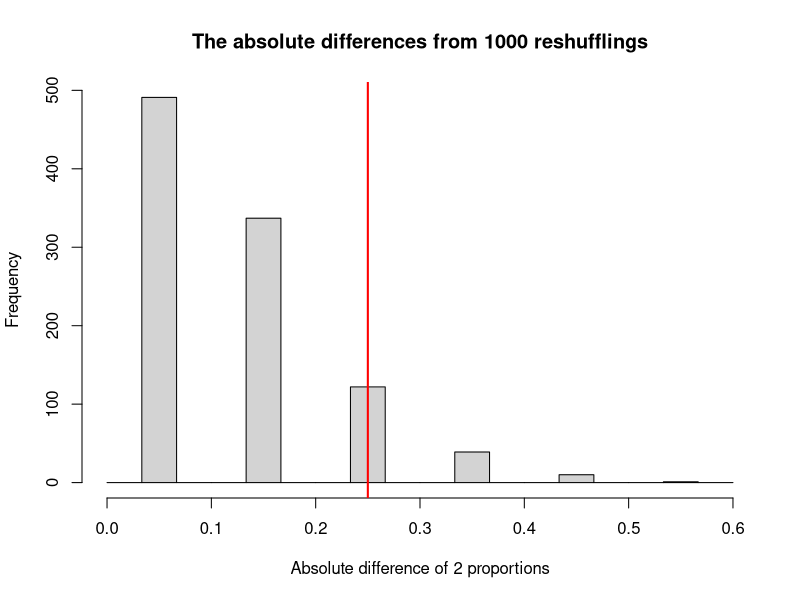
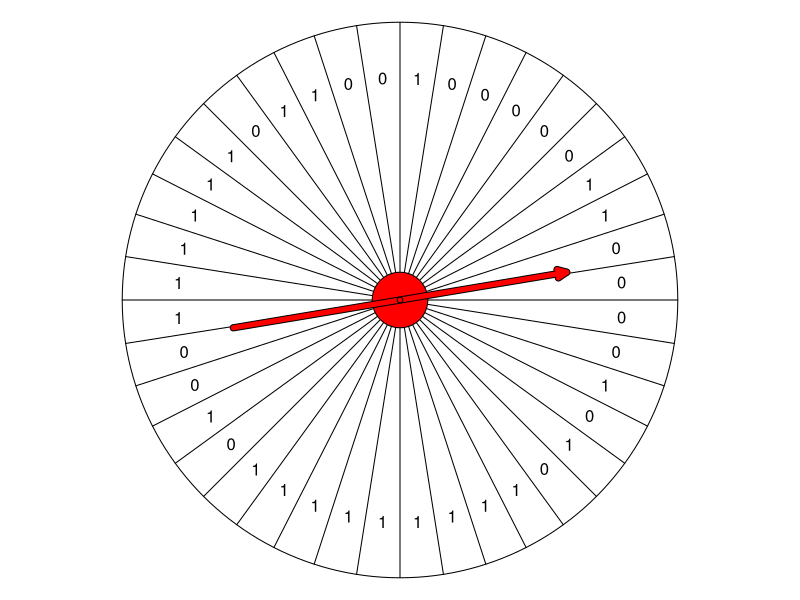
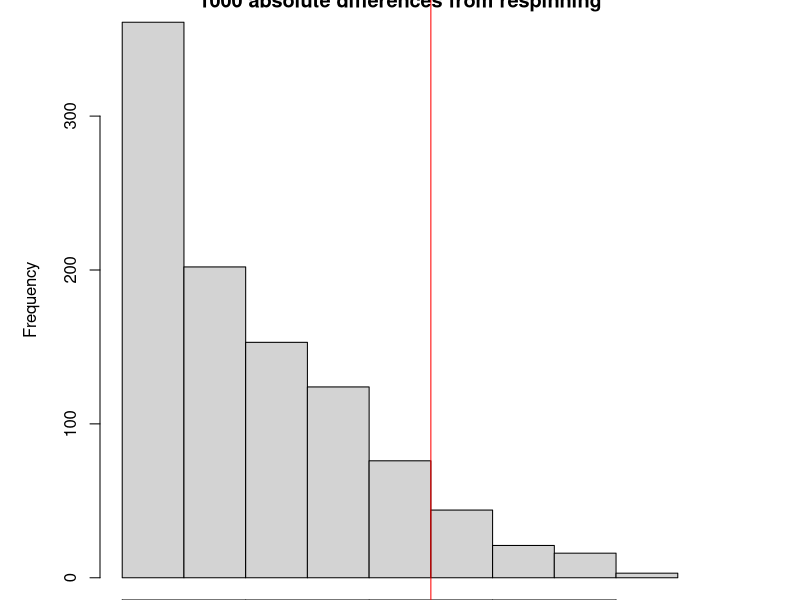

Generate these figures, in order, with R:
## ---- chunk 1
n = 20
## ---- chunk 2
set.seed(1234)
p1 = 0.4
p2 = 0.7
x1 = 1*(runif(n)<p1)
x2 = 1*(runif(n)<p2)
x1list = paste0(x1,collapse=", ")
x2list = paste0(x2,collapse=", ")
ns1 = sum(x1)
ns2 = sum(x2)
phat1 = mean(x1)
phat2 = mean(x2)
adp = abs(phat1-phat2)
xpool = c(x1,x2)
nspool = sum(xpool)
ppool = mean(xpool)
shuffadps = numeric()
for(i in 1:1000){
    xxx = sample(xpool)
    shuffx1 = xxx[1:n]
    shuffx2 = xxx[(n+1):(2*n)]
    shuffp1 = mean(shuffx1)
    shuffp2 = mean(shuffx2)
    shuffadps = c(shuffadps,abs(shuffp2-shuffp1))
}
pval = sum(shuffadps>=adp)/1000
## ---- chunk 3
hist(shuffadps,main="The absolute differences from 1000 reshufflings",xlab="Absolute difference of 2 proportions",breaks=seq(0,0.6,0.0333333),xlim=c(0,0.6))
abline(v=adp,col="red",lwd=2)
## ---- chunk 4
par(mar=c(0,0,0,0),pty="s")
th = seq(0,2*pi,pi/100)
plot(0,0,"n",axes=F,ann=F,xlim=c(-1,1),ylim=c(-1,1))
lines(cos(th),sin(th))
begs = seq(0,2*pi-2*pi/(2*n),2*pi/(2*n))
mids = begs+pi/(2*n)
for(i in begs){
    lines(c(0,sin(i)),c(0,cos(i)))
}
for(i in 1:length(xpool)){
    text(0.8*sin(mids[i]),0.8*cos(mids[i]),xpool[i])
}
polygon(0.1*sin(th),0.1*cos(th),col="red")
arrows(-0.6,-0.1,0.6,0.1,length=0.1,angle=25,lwd=7)
arrows(-0.6,-0.1,0.6,0.1,length=0.1,angle=25,lwd=5,col="red")
polygon(0.01*sin(th),0.01*cos(th),col="red")

## ---- chunk 5
sns1 = rbinom(1000,n,ppool)
sns2 = rbinom(1000,n,ppool)
sadps = abs(sns1/n-sns2/n)
hist(sadps,main="1000 absolute differences from respinning",xlab="Absolute difference of 2 proportions")
abline(v=adp,col="red")
spval = sum(1*(sadps>=adp))/1000
## ---- chunk 6
wlb = round(phat1-2*sqrt(phat1*(1-phat1)/n),3)
wub = round(phat1+2*sqrt(phat1*(1-phat1)/n),3)
llb = round(phat2-2*sqrt(phat2*(1-phat2)/n),3)
lub = round(phat2+2*sqrt(phat2*(1-phat2)/n),3)
## ---- chunk 7
pval1 = t.test(x1,x2)$p.value
pval2 = fisher.test(matrix(c(ns1,n-ns1,ns2,n-ns2),2))$p.value
pval3 = prop.test(c(ns1,ns2),c(n,n))$p.value
pval4 = prop.test(c(ns1,ns2),c(n,n),correct = F)$p.value
pval5 = t.test(x1,x2,var.equal = T)$p.value

pval1 = round(pval1,3)
pval2 = round(pval2,3)
pval3 = round(pval3,3)
pval4 = round(pval4,3)
pval5 = round(pval5,3)
